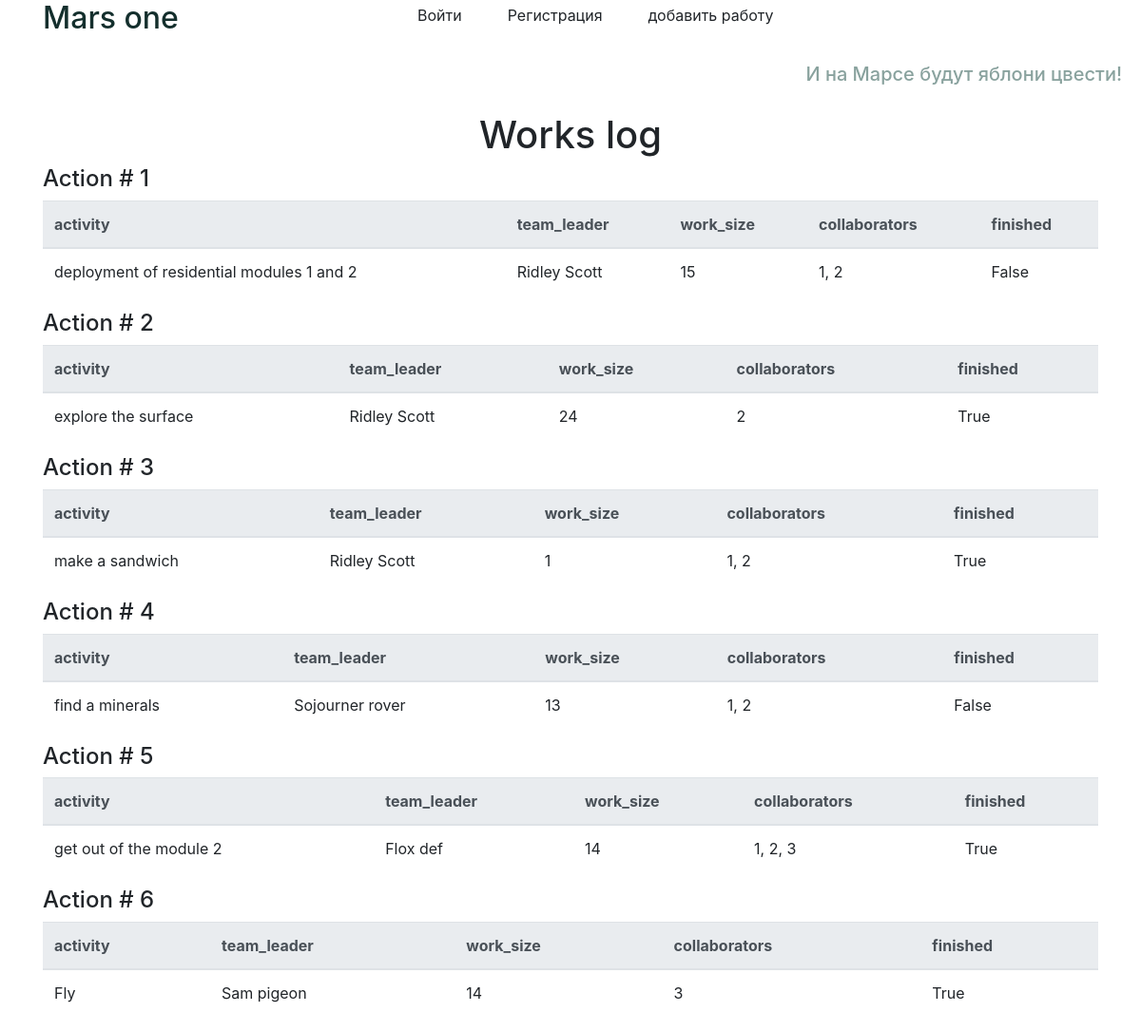
The page / on the database its author committed.
### data/jobs.py (models this page shows)
class Job(SqlAlchemyBase, SerializerMixin):
    __tablename__ = 'jobs'
    id = sqlalchemy.Column(sqlalchemy.Integer,
                           primary_key=True, autoincrement=True)
    team_leader = sqlalchemy.Column(sqlalchemy.Integer,
                                    sqlalchemy.ForeignKey("users.id"))
    job = sqlalchemy.Column(sqlalchemy.String, nullable=True)
    work_size = sqlalchemy.Column(sqlalchemy.Integer, nullable=True)
    collaborators = sqlalchemy.Column(sqlalchemy.String, nullable=True)
    start_date = sqlalchemy.Column(sqlalchemy.String, nullable=True)
    end_date = sqlalchemy.Column(sqlalchemy.String, nullable=True)
    is_finished = sqlalchemy.Column(sqlalchemy.Boolean, default=False)
    user = orm.relation('User')

### data/users.py (models this page shows, shortened)
class User(SqlAlchemyBase, SerializerMixin, UserMixin):
    __tablename__ = 'users'
    id = sqlalchemy.Column(sqlalchemy.Integer,
                           primary_key=True, autoincrement=True)
    surname = sqlalchemy.Column(sqlalchemy.String, nullable=True)
    name = sqlalchemy.Column(sqlalchemy.String, nullable=True)
    age = sqlalchemy.Column(sqlalchemy.Integer, nullable=True)
    position = sqlalchemy.Column(sqlalchemy.String, nullable=True)
    speciality = sqlalchemy.Column(sqlalchemy.String, nullable=True)
    address = sqlalchemy.Column(sqlalchemy.String, nullable=True)
    email = sqlalchemy.Column(sqlalchemy.String,
                              index=True, unique=True, nullable=True)
    hashed_password = sqlalchemy.Column(sqlalchemy.String, nullable=True)
    modified_date = sqlalchemy.Column(sqlalchemy.DateTime,
                                      default=datetime.datetime.now)
    jobs = orm.relation("Job", back_populates='user')

### main.py (the view)
@app.route("/")
def index():
    session = db_session.create_session()
    jobs = session.query(Job).all()
    return render_template("index.html", jobs=jobs)

### data/db_session.py (called while the page is built)
def create_session() -> Session:
    global __factory
    return __factory()

### templates/index.html (shortened to what this page needs)
{% extends "base.html" %}
{% block content %}
<div class="text text-center"><h1>Works log</h1></div>
{% for job in jobs %}
    <h4>Action # {{ job.id }}</h4>
    <table class="table">
      <thead class="thead-light">
        <tr>
          <th scope="col">activity</th>
          <th scope="col">team_leader</th>
          <th scope="col">work_size</th>
          <th scope="col">collaborators</th>
          <th scope="col">finished</th>
        </tr>
      </thead>
      <tbody>
        <tr>
          <td>{{ job.job }}</td>
          <td>{{ job.user.name }} {{ job.user.surname }}</td>
          <td>{{ job.work_size }}</td>
          <td>{{ job.collaborators }}</td>
          <td>{{ job.is_finished }}</td>
        </tr>
      </tbody>
    </table>
{% endfor %}
{% endblock %}

### templates/base.html (shortened to what this page needs)
<!DOCTYPE html>
<html lang="en">
<head>
    <link rel="stylesheet"
          href="https://maxcdn.bootstrapcdn.com/bootstrap/4.4.1/css/bootstrap.min.css">
    <link rel="stylesheet" type="text/css" href="{{ url_for('static', filename='css/style.css') }}" />
    </head>
    <body>
    <header class="flex-container">
        <div class="container">
            <div class="row no-gutters">
                <div class="col-md-4">
                    <div class="color-text-title"><h2>Mars one</h2></div>
                </div>
                <div class="col-auto">
                    <div class="flex-item">
                        {% if current_user.is_authenticated %}
                            <ul class="nav">
                                <li class="nav-item">
                                    <a class="dropdown-item" href="/logout">Выйти</a>
                                </li>
                                <li class="nav-item">
                                    <a class="dropdown-item" href="/add_job">добавить работу</a>
                                </li>
                                <li class="nav-item">
                                    <a class="dropdown-item" href="/">{{ current_user.name }} {{ current_user.surname }}</a>
                                </li>
                            </ul>
                        {% else %}
                            <ul class="nav">
                                <li class="nav-item">
                                    <a class="dropdown-item" href="/login">Войти</a>
                                </li>
                                <li class="nav-item">
                                    <a class="dropdown-item" href="/register">Регистрация</a>
                                </li>
                                <li class="nav-item">
                                    <a class="dropdown-item" href="/addjob">добавить работу</a>
                                </li>
                           </ul>
                        {% endif %}
                    </div>
                </div>
            </div>
        </div>
    </header>
    <div class="color-text">
        <h5>И на Марсе будут яблони цвести!</h5>
        </div>
    <main role="main" class="container">
        {% block content %}{% endblock %}
    </main>
    </body>
</html>

### static/css/style.css (style rules this page uses)
.color-text { color: #89a29e; text-align: right; padding: 20px; }
.color-text-title { color: #142f2d; }

### rows shown on the page
Job: id "1", job "deployment of residential modules 1 and 2", user.name "Ridley", user.surname "Scott", work_size "15", collaborators "1, 2", is_finished "False"
Job: id "2", job "explore the surface", user.name "Ridley", user.surname "Scott", work_size "24", collaborators "2", is_finished "True"
Job: id "3", job "make a sandwich", user.name "Ridley", user.surname "Scott", work_size "1", collaborators "1, 2", is_finished "True"
Job: id "4", job "find a minerals", user.name "Sojourner", user.surname "rover", work_size "13", collaborators "1, 2", is_finished "False"
Job: id "5", job "get out of the module 2", user.name "Flox", user.surname "def", work_size "14", collaborators "1, 2, 3", is_finished "True"
Job: id "6", job "Fly", user.name "Sam", user.surname "pigeon", work_size "14", collaborators "3", is_finished "True"
